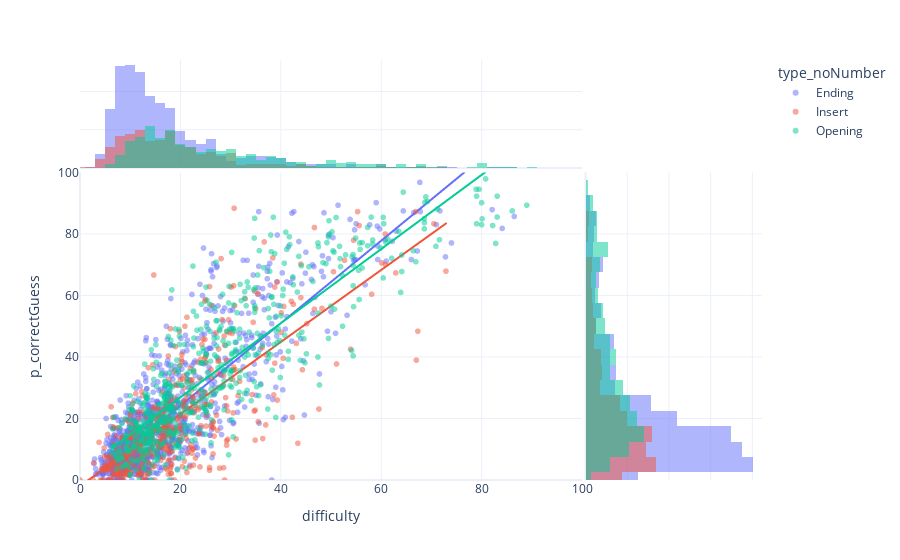

Source (notebook cell):
### Code cell
import plotly.express as px
px.scatter(
        X,
        x='difficulty',
        y='p_correctGuess',
        color='type_noNumber',
        marginal_x='histogram', 
        marginal_y='histogram',
        trendline='ols',
        template='plotly_white',
        range_x=[0, 100],
        range_y=[0, 100],
        opacity=0.5
        )

### Figure 1 — Plotly figure (JSON) as saved in the notebook; plotly's stock layout.template omitted (floating-point values rounded to 4 significant figures; data arrays with more than 128 entries replaced by an {"elided": "..."} marker saying what was removed)
{"data": [{"hovertemplate": "type_noNumber=Ending<br>difficulty=%{x}<br>p_correctGuess=%{y}<extra></extra>", "legendgroup": "Ending", "marker": {"color": "#636efa", "opacity": 0.5, "symbol": "circle"}, "mode": "markers", "name": "Ending", "showlegend": true, "type": "scattergl", "x": {"elided": "1065 float values"}, "xaxis": "x", "y": {"elided": "1065 float values"}, "yaxis": "y"}, {"alignmentgroup": "True", "bingroup": "x", "hovertemplate": "type_noNumber=Ending<br>difficulty=%{x}<br>count=%{y}<extra></extra>", "legendgroup": "Ending", "marker": {"color": "#636efa"}, "name": "Ending", "offsetgroup": "Ending", "opacity": 0.5, "showlegend": false, "type": "histogram", "x": {"elided": "1065 float values"}, "xaxis": "x3", "yaxis": "y3"}, {"alignmentgroup": "True", "bingroup": "y", "hovertemplate": "type_noNumber=Ending<br>p_correctGuess=%{y}<br>count=%{x}<extra></extra>", "legendgroup": "Ending", "marker": {"color": "#636efa"}, "name": "Ending", "offsetgroup": "Ending", "opacity": 0.5, "showlegend": false, "type": "histogram", "xaxis": "x2", "y": {"elided": "1065 float values"}, "yaxis": "y2"}, {"hovertemplate": "<b>OLS trendline</b><br>p_correctGuess = 1.34184 * difficulty + -2.68335<br>R<sup>2</sup>=0.723253<br><br>type_noNumber=Ending<br>difficulty=%{x}<br>p_correctGuess=%{y} <b>(trend)</b><extra></extra>", "legendgroup": "Ending", "marker": {"color": "#636efa", "symbol": "circle"}, "mode": "lines", "name": "Ending", "showlegend": false, "type": "scattergl", "x": {"elided": "1065 float values"}, "xaxis": "x", "y": {"elided": "1065 float values"}, "yaxis": "y"}, {"hovertemplate": "type_noNumber=Insert<br>difficulty=%{x}<br>p_correctGuess=%{y}<extra></extra>", "legendgroup": "Insert", "marker": {"color": "#EF553B", "opacity": 0.5, "symbol": "circle"}, "mode": "markers", "name": "Insert", "showlegend": true, "type": "scattergl", "x": {"elided": "492 float values"}, "xaxis": "x", "y": {"elided": "492 float values"}, "yaxis": "y"}, {"alignmentgroup": "True", "bingroup": "x", "hovertemplate": "type_noNumber=Insert<br>difficulty=%{x}<br>count=%{y}<extra></extra>", "legendgroup": "Insert", "marker": {"color": "#EF553B"}, "name": "Insert", "offsetgroup": "Insert", "opacity": 0.5, "showlegend": false, "type": "histogram", "x": {"elided": "492 float values"}, "xaxis": "x3", "yaxis": "y3"}, {"alignmentgroup": "True", "bingroup": "y", "hovertemplate": "type_noNumber=Insert<br>p_correctGuess=%{y}<br>count=%{x}<extra></extra>", "legendgroup": "Insert", "marker": {"color": "#EF553B"}, "name": "Insert", "offsetgroup": "Insert", "opacity": 0.5, "showlegend": false, "type": "histogram", "xaxis": "x2", "y": {"elided": "492 float values"}, "yaxis": "y2"}, {"hovertemplate": "<b>OLS trendline</b><br>p_correctGuess = 1.17142 * difficulty + -1.97642<br>R<sup>2</sup>=0.587928<br><br>type_noNumber=Insert<br>difficulty=%{x}<br>p_correctGuess=%{y} <b>(trend)</b><extra></extra>", "legendgroup": "Insert", "marker": {"color": "#EF553B", "symbol": "circle"}, "mode": "lines", "name": "Insert", "showlegend": false, "type": "scattergl", "x": {"elided": "492 float values"}, "xaxis": "x", "y": {"elided": "492 float values"}, "yaxis": "y"}, {"hovertemplate": "type_noNumber=Opening<br>difficulty=%{x}<br>p_correctGuess=%{y}<extra></extra>", "legendgroup": "Opening", "marker": {"color": "#00cc96", "opacity": 0.5, "symbol": "circle"}, "mode": "markers", "name": "Opening", "showlegend": true, "type": "scattergl", "x": {"elided": "568 float values"}, "xaxis": "x", "y": {"elided": "568 float values"}, "yaxis": "y"}, {"alignmentgroup": "True", "bingroup": "x", "hovertemplate": "type_noNumber=Opening<br>difficulty=%{x}<br>count=%{y}<extra></extra>", "legendgroup": "Opening", "marker": {"color": "#00cc96"}, "name": "Opening", "offsetgroup": "Opening", "opacity": 0.5, "showlegend": false, "type": "histogram", "x": {"elided": "568 float values"}, "xaxis": "x3", "yaxis": "y3"}, {"alignmentgroup": "True", "bingroup": "y", "hovertemplate": "type_noNumber=Opening<br>p_correctGuess=%{y}<br>count=%{x}<extra></extra>", "legendgroup": "Opening", "marker": {"color": "#00cc96"}, "name": "Opening", "offsetgroup": "Opening", "opacity": 0.5, "showlegend": false, "type": "histogram", "xaxis": "x2", "y": {"elided": "568 float values"}, "yaxis": "y2"}, {"hovertemplate": "<b>OLS trendline</b><br>p_correctGuess = 1.2056 * difficulty + 2.77231<br>R<sup>2</sup>=0.752322<br><br>type_noNumber=Opening<br>difficulty=%{x}<br>p_correctGuess=%{y} <b>(trend)</b><extra></extra>", "legendgroup": "Opening", "marker": {"color": "#00cc96", "symbol": "circle"}, "mode": "lines", "name": "Opening", "showlegend": false, "type": "scattergl", "x": {"elided": "568 float values"}, "xaxis": "x", "y": {"elided": "568 float values"}, "yaxis": "y"}], "layout": {"autosize": true, "barmode": "overlay", "legend": {"title": {"text": "type_noNumber"}, "tracegroupgap": 0}, "margin": {"t": 60}, "xaxis": {"anchor": "y", "domain": [0, 0.7363], "range": [0, 100], "title": {"text": "difficulty"}, "type": "linear"}, "xaxis2": {"anchor": "y2", "autorange": true, "domain": [0.7413, 1], "matches": "x2", "range": [0, 211.6], "showgrid": true, "showline": false, "showticklabels": false, "ticks": ""}, "xaxis3": {"anchor": "y3", "domain": [0, 0.7363], "matches": "x", "showgrid": true, "showticklabels": false, "type": "linear"}, "xaxis4": {"anchor": "y4", "domain": [0.7413, 1], "matches": "x2", "showgrid": true, "showline": false, "showticklabels": false, "ticks": ""}, "yaxis": {"anchor": "x", "domain": [0, 0.7326], "range": [0, 100], "title": {"text": "p_correctGuess"}, "type": "linear"}, "yaxis2": {"anchor": "x2", "domain": [0, 0.7326], "matches": "y", "showgrid": true, "showticklabels": false, "type": "linear"}, "yaxis3": {"anchor": "x3", "autorange": true, "domain": [0.7426, 1], "matches": "y3", "range": [0, 141.1], "showgrid": true, "showline": false, "showticklabels": false, "ticks": ""}, "yaxis4": {"anchor": "x4", "domain": [0.7426, 1], "matches": "y3", "showgrid": true, "showline": false, "showticklabels": false, "ticks": ""}}}
